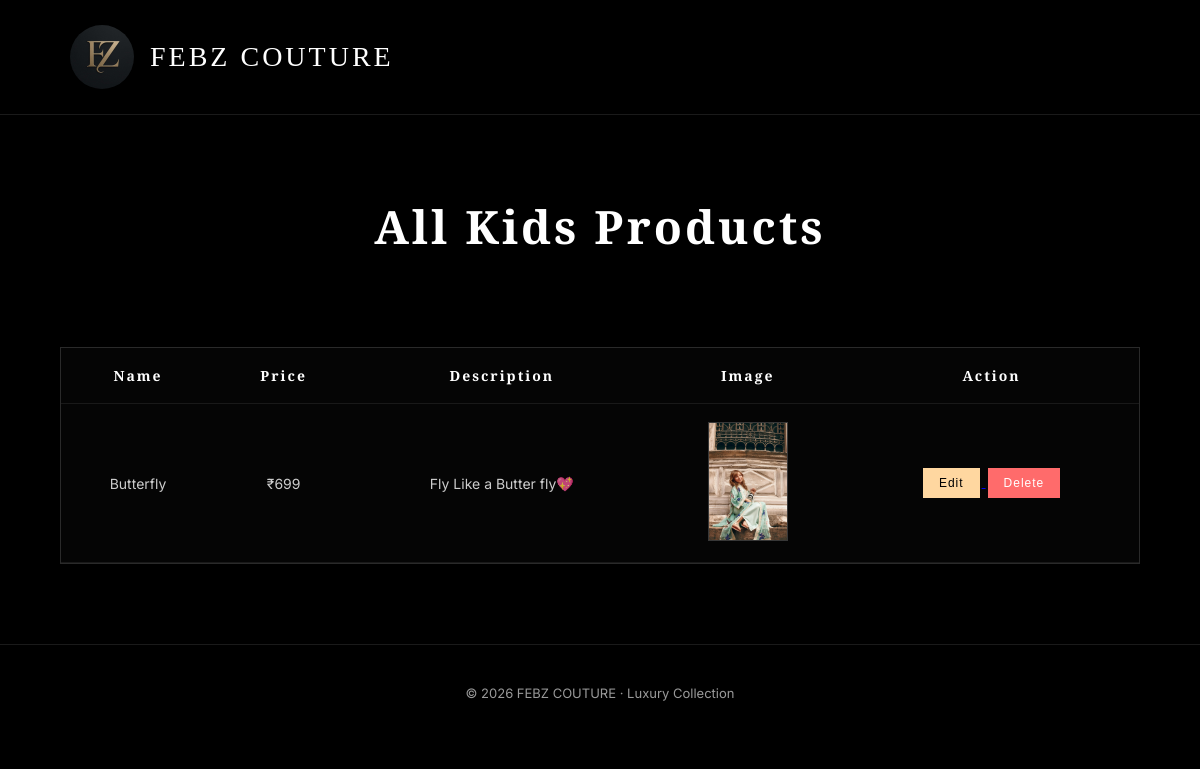
Page /adminkidslist/ (signed in) on the committed database.
### app/models.py (models this page shows)
class Kids(models.Model):
    kidsname=models.CharField(max_length=100)
    kidsprice=models.IntegerField()
    kidsdescription=models.CharField(max_length=150)
    kidsimage=models.ImageField(upload_to='kidsadd/')
    class Meta:
        verbose_name='Kids'
        verbose_name_plural="Kids"

### app/views.py (the view)
# urls.py: path('adminkidslist/', views.adminkidslistfn, name='adminkidslist'),
def adminkidslistfn(request):
    if "admin" in request.session:
        kiddu = Kids.objects.all()
        return render(request, "adminkidslist.html", {"kiddu": kiddu})
    return redirect(loginfn)

### template/adminkidslist.html (shortened to what this page needs)
{% load static %}
<!DOCTYPE html>
<html lang="en">
<head>
</head>
<body>
<div class="navbar">
    <div class="logo-area">
        <img src="{% static 'images/Febzlogo.jpeg' %}" class="logo-img">
        <span class="logo-text">FEBZ COUTURE</span>
    </div>
</div>
<section class="page-header">
    <h1>All Kids Products</h1>
</section>
<div class="table-container">
<table>
    <tr>
        <th>Name</th>
        <th>Price</th>
        <th>Description</th>
        <th>Image</th>
        <th>Action</th>
    </tr>
    {% for i in kiddu %}
    <tr>
        <td>{{ i.kidsname }}</td>
        <td>₹{{ i.kidsprice }}</td>
        <td>{{ i.kidsdescription }}</td>
        <td>
            <img src="{{ i.kidsimage.url }}" class="product-img">
        </td>
        <td>
            <a href="{% url 'adminkidsedit' i.id %}">
                <button class="btn edit-btn">Edit</button>
            </a>
            <form action="{% url 'adminkidsdelete' i.id %}"
                  method="POST"
                  style="display:inline;"
                  onsubmit="return confirm('Are you sure you want to delete this product?');">
                <button type="submit" class="btn delete-btn">Delete</button>
            </form>
        </td>
    </tr>
    {% empty %}
    <tr>
        <td colspan="5">No products available</td>
    </tr>
    {% endfor %}
</table>
</div>
<div class="footer">
    © 2026 FEBZ COUTURE · Luxury Collection
</div>
</body>
</html>

### template/adminkidslist.html (style rules this page uses)
* { margin:0; padding:0; box-sizing:border-box; }
body { background:#000; color:#fff; font-family:'Inter',sans-serif; }
.navbar { display:flex; justify-content:space-between; align-items:center; padding:25px 70px; border-bottom:1px solid rgba(255,255,255,0.1); }
.logo-area { display:flex; align-items:center; gap:16px; }
.logo-img { width:64px; height:64px; border-radius:50%; }
.logo-text { font-family:'Playfair Display',serif; font-size:28px; letter-spacing:3px; }
.page-header { text-align:center; padding:80px 20px 50px; }
.page-header h1 { font-family:'Playfair Display',serif; font-size:46px; letter-spacing:3px; }
.table-container { width:90%; margin:40px auto 80px; border:1px solid rgba(255,255,255,0.15); background:#050505; }
table { width:100%; border-collapse:collapse; }
th, td { padding:18px; text-align:center; border-bottom:1px solid rgba(255,255,255,0.08); }
th { font-family:'Playfair Display',serif; letter-spacing:2px; font-size:14px; }
td { font-size:14px; color:rgba(255,255,255,0.8); }
.product-img { width:80px; border:1px solid rgba(255,255,255,0.2); }
.btn { padding:8px 16px; border:none; cursor:pointer; font-size:12px; letter-spacing:1px; transition:0.3s; margin:2px; }
.edit-btn { background:#ffd7a0; color:#000; }
.delete-btn { background:#ff6b6b; color:#fff; }
.footer { padding:40px; border-top:1px solid rgba(255,255,255,0.1); text-align:center; font-size:13px; color:rgba(255,255,255,0.6); }

### rows in the picture
Kids: kidsname "Butterfly", kidsprice "699", kidsdescription "Fly Like a Butter fly💖", kidsimage (picture)
